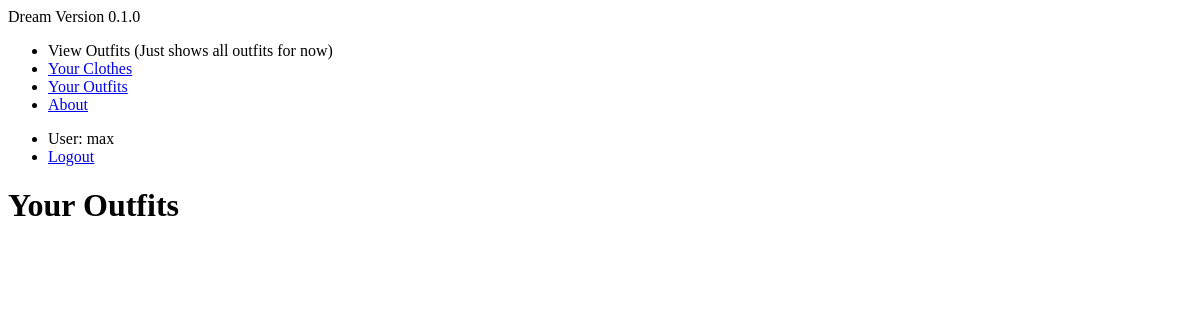
The page /clothing/ (signed in) on the database as committed earlier.
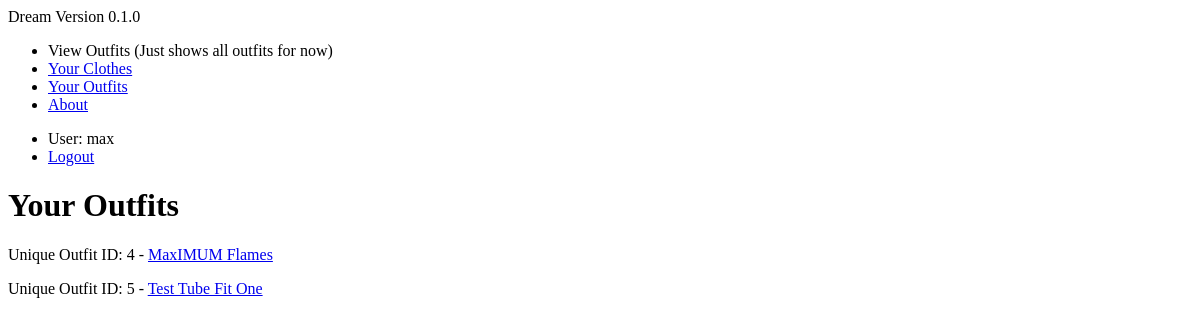
The same page on the database as committed later.
### clothing/models.py (models this page shows, shortened)
class Outfit(models.Model):
    title = models.CharField(max_length=120)
    top = models.ForeignKey('Article', on_delete=models.SET_NULL, related_name="outfit_top", null=True)
    bottom = models.ForeignKey('Article', on_delete=models.SET_NULL, related_name="outfit_bottom", null=True)
    shoes = models.ForeignKey('Article', on_delete=models.SET_NULL , related_name="outfit_shoes", null=True)
    creator = models.ForeignKey(User, on_delete=models.SET_NULL, null=True)
    favorited = models.ManyToManyField(User, blank=True, related_name="outfit_favorited_by")
    def get_absolute_url(self):
        return reverse('clothing:outfit-detail', kwargs={"pk": self.pk})

### clothing/views.py (the view)
# urls.py: path('', OutfitListView.as_view(), name='outfit-list'),
class OutfitListView(ListView, LoginRequiredMixin):
    def get_queryset(self):
        return Outfit.objects.filter(creator=self.request.user)

### clothing/templates/clothing/outfit_list.html
{% extends 'base.html' %}
{% block content %}
<h1>Your Outfits</h1>
{% for instance in object_list %}
<p> Unique Outfit ID: {{ instance.id }} - <a href='{{ instance.get_absolute_url }}'>{{ instance.title }}</a>
{% endfor %}
{% endblock %}

Rows that differ between the two databases and show on the page:
added Outfit: id "4", title "MaxIMUM Flames"
added Outfit: id "5", title "Test Tube Fit One"
